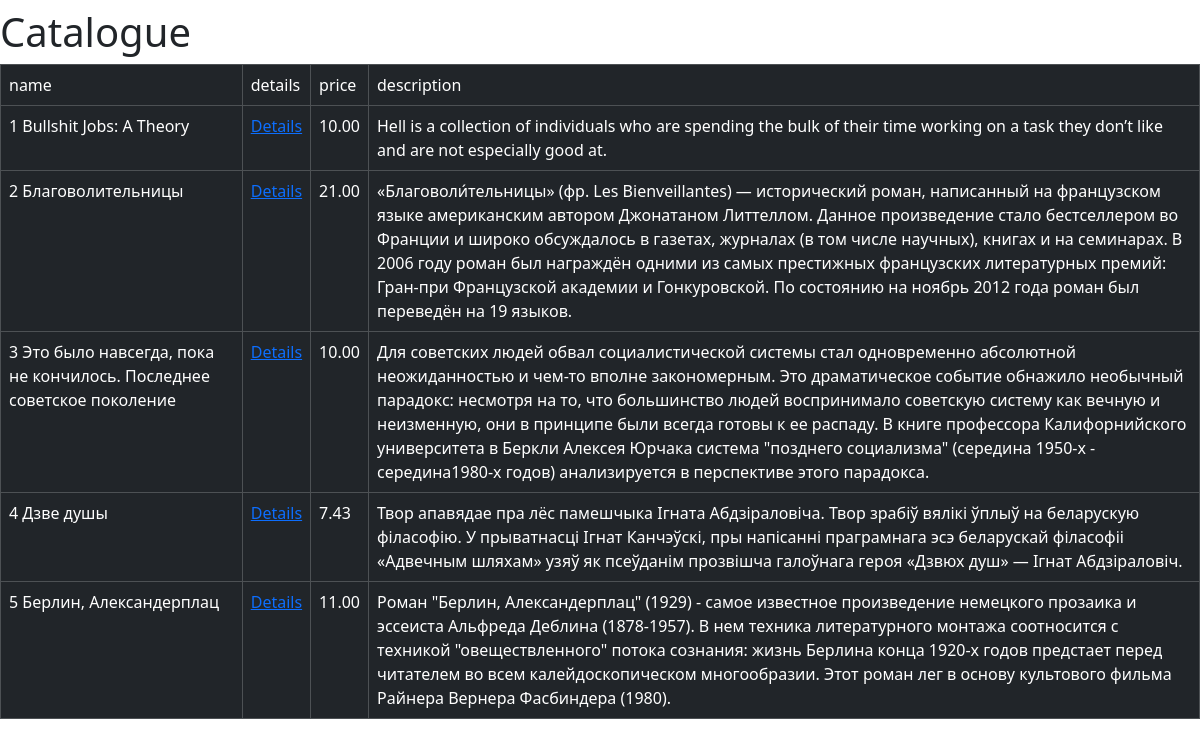
/catalogue/, run on the app's committed database.
### forecast/models.py (models this page shows, shortened)
class Book(models.Model):
     import datetime
     name = models.CharField(max_length=150)
     authors = models.ManyToManyField('reference.Author', default='an author')
     image = models.ImageField(upload_to='src/static/imagination', height_field=None, width_field=None, max_length=100, default= "img.jpeg")
     price = models.DecimalField(verbose_name = "price", blank=False, default=10.00, decimal_places=2, max_digits=8)
     genre = models.CharField(choices=Genre.GENRE_CHOICES,max_length=120)
     publisher = models.ForeignKey(Publisher, on_delete=models.CASCADE)
     pages = models.IntegerField(blank=False, default=0)
     cover = models.CharField(choices=Cover.COVER_CHOICES, max_length=120, default='Other')
     format = models.CharField(help_text="Please use the following format: width(cm) x length(cm): ",max_length=5, blank=True, null=True)
     date_published = models.DateField(blank=False, default=datetime.date(1990, 1, 1))
     isbn = models.CharField(max_length=40, default='000-000-0000-00-0')
     weight = models.IntegerField(default='0')
     age_restriction = models.CharField(choices=AgeRestriction.AGE_RESTRICT_CHOICES, max_length=402, default='18+')
     items_available = models.IntegerField(blank=False, default=0)
     order_status = models.CharField(choices=[(ACTIVE,'Active'), (INACTIVE,'Inactive')], max_length=40, default='Inactive')
     rate = models.DecimalField(decimal_places=2, max_digits= 3, blank=True, null=True)
     created = models.DateTimeField(editable=False, default=datetime.datetime.now())
     modified = models.DateTimeField(default=datetime.datetime.now())
     description = models.TextField(blank=True, null=True)

### forecast/views.py (the view)
class Catalogue(ListView):
    template_name='forecast/catalogue.html'
    model=models.Book
    def get_queryset(self):
        qs=self.model.objects.all()
        return qs
    def get_context_data(self, *args, **kwargs):
        context = super().get_context_data(*args, **kwargs)
        return context

### forecast/templates/forecast/catalogue.html (shortened to what this page needs)
{% extends 'reference/base.html' %}
{% block  body %}
<h1 class="nav-item"> Catalogue {{ object.headline }} </h1>
<table class="table table-bordered table-dark" >
    <tr>
        <td> name</td>
        <td> details </td>
        <td> price </td>
        <td> description </td>
    </tr>
    {% for obj in object_list  %}
    <tr><td> {{obj.pk}} {{obj.name}} </td>
        <td> <a href="/book/{{obj.id}}"> Details </a>  </td>
        <td> {{obj.price}} </td>
        <td> {{obj.description}} </td>
    </tr>
    {% endfor %}
</table>
{% endblock body %}

### data on the page
Book: pk "1", name "Bullshit Jobs: A Theory", price "10.00", description "Hell is a collection of individuals who are spending the bulk of their time working on a task they don’t like and are not especially good at."
Book: pk "2", name "Благоволительницы", price "21.00", description "«Благоволи́тельницы» (фр. Les Bienveillantes) — исторический роман, написанный на французском языке американским автором Джонатаном Литтеллом. Данное произведение стало бестселлером во Франции и широко обсуждалось в газетах, журналах (в том числе научных), книгах и на семинарах. В 2006 году роман был награждён одними из самых престижных французских литературных премий: Гран-при Французской академии и Гонкуровской. По состоянию на ноябрь 2012 года роман был переведён на 19 языков."
Book: pk "3", name "Это было навсегда, пока не кончилось. Последнее советское поколение", price "10.00", description "Для советских людей обвал социалистической системы стал одновременно абсолютной неожиданностью и чем-то вполне закономерным. Это драматическое событие обнажило необычный парадокс: несмотря на то, что большинство людей воспринимало советскую систему как вечную и неизменную, они в принципе были всегда готовы к ее распаду. В книге профессора Калифорнийского университета в Беркли Алексея Юрчака система \"позднего социализма\" (середина 1950-х - середина1980-х годов) анализируется в перспективе этого парадокса."
Book: pk "4", name "Дзве душы", price "7.43", description "Твор апавядае пра лёс памешчыка Ігната Абдзіраловіча. Твор зрабіў вялікі ўплыў на беларускую філасофію. У прыватнасці Ігнат Канчэўскі, пры напісанні праграмнага эсэ беларускай філасофіі «Адвечным шляхам» узяў як псеўданім прозвішча галоўнага героя «Дзвюх душ» — Ігнат Абдзіраловіч."
Book: pk "5", name "Берлин, Александерплац", price "11.00", description "Роман \"Берлин, Александерплац\" (1929) - самое известное произведение немецкого прозаика и эссеиста Альфреда Деблина (1878-1957). В нем техника литературного монтажа соотносится с техникой \"овеществленного\" потока сознания: жизнь Берлина конца 1920-х годов предстает перед читателем во всем калейдоскопическом многообразии. Этот роман лег в основу культового фильма Райнера Вернера Фасбиндера (1980)."
